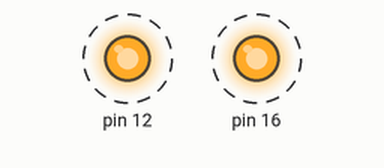
Bench run of a program on a simulated Raspberry Pi (header pin numbers). On the bench: output pins drawn as LEDs (lit = HIGH). Dashed ring = blinking. At 10.0 s the program stops and its outputs stay as they are.

Above: at 0.5 s.
Timing chart, 0 to 4.6 s (numbered marks = the images above):
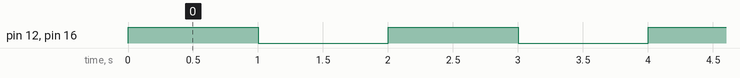

Measured:
- by itself, pin 12, pin 16: alternates HIGH for 1.0 s and LOW for 1.0 s, 10 changes in all, then stays LOW

The program:

startup.py
```python
import RPi.GPIO as GPIO
from time import sleep

def flash():
    GPIO.output(12, True)
    GPIO.output(16, True)
    sleep(1)
    GPIO.output(12, False)
    GPIO.output(16, False)
    sleep(1)

def init():
    GPIO.setmode(GPIO.BOARD)
    GPIO.setup(12, GPIO.OUT)
    GPIO.setup(16, GPIO.OUT)

def stop():
    GPIO.cleanup()

def main():
    init()
    flash()
    flash()
    flash()
    flash()
    flash()
    stop()

if __name__ == "__main__":
    main()
```
